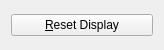
<ui version="4.0" >
 <class>ResetWidget</class>
 <widget class="QWidget" name="ResetWidget" >
  <property name="geometry" >
   <rect>
    <x>0</x>
    <y>0</y>
    <width>164</width>
    <height>50</height>
   </rect>
  </property>
  <layout class="QVBoxLayout" >
   <item>
    <widget class="QPushButton" name="pushButton_res" >
     <property name="toolTip" >
      <string>Reset display</string>
     </property>
     <property name="statusTip" >
      <string>Resets position, rotation and zooming of objects</string>
     </property>
     <property name="text" >
      <string>&amp;Reset Display</string>
     </property>
     <property name="icon" >
      <iconset resource="../../resource/default.qrc" >:/icons/default/icons/delete.png</iconset>
     </property>
    </widget>
   </item>
  </layout>
 </widget>
 <resources>
  <include location="../../resource/default.qrc" />
 </resources>
 <connections/>
</ui>
